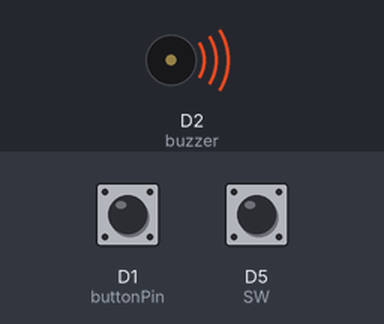
The sketch below on a simulated ESP8266 (NodeMCU). On the bench: buzzer (waves = sounding, pin HIGH). Inputs (shaded band) come from the test bench; at power-on: D1 (buttonPin) LOW, D5 (SW) LOW. WiFi joins after 1.5 s; servers stay silent unless stated; web services answer with replies made up by the test bench; not simulated (calls return 0 or success): WiFiClientSecureAxTLS.h; what the sketch prints to the serial monitor is not drawn.

Above: at 2.7 s.
2.8 s: D1 (buttonPin) pulled HIGH for 0.15 s
4.4 s: D1 (buttonPin) pulled HIGH for 1 s
At 5.6 s:
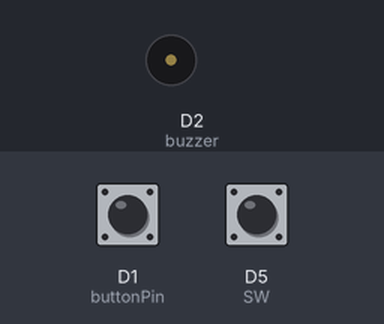
6.9 s: D5 (SW) pulled HIGH for 0.15 s
8.5 s: D1 (buttonPin) pulled HIGH for 3.2 s
At 8.9 s:
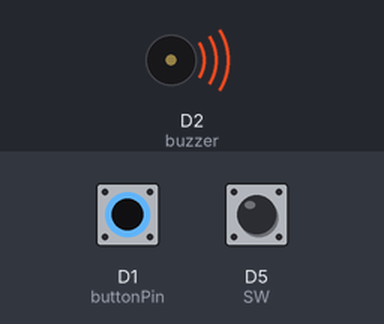
Timing chart, 0 to 11.5 s (numbered marks = the images above; inputs shaded):
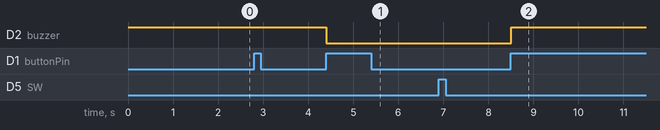

The sketch:

V1.ino
```cpp
void Line_Notify(String message) ;

#include <ESP8266WiFi.h>
#include <WiFiClientSecureAxTLS.h> // กรณีขึ้น Error ให้เอาบรรทัดนี้ออก

// Config connect WiFi
#define WIFI_SSID "TUTOR 2G"
#define WIFI_PASSWORD "kai5689!"

// Line config
#define LINE_TOKEN "mV6kaQtirRA5l4aN74mqFmvfyV3LUti4rZ1pEgom1AG"

#define SW D5
int buttonPin = D1;
int statusPush = 0;
int statusActive = 0;
int buzzer = D2;
int buttonState = 0;
int I = 0;

String message = "ตอนนี้ฉันอยู่ในสถานการณ์อันตรายช่วยติดต่อฉันกลับด้วย ที่เบอร์: 0649041117"; // ArduinoIDE เวอร์ชั่นใหม่ ๆ ใส่ภาษาไทยลงไปได้เลย

void setup() {
  pinMode(SW, INPUT);
  pinMode(buttonPin, INPUT);

  pinMode(buzzer, OUTPUT);
  Serial.begin(9600);
  digitalWrite(buzzer, HIGH);
  WiFi.mode(WIFI_STA);
  // connect to wifi.
  WiFi.begin(WIFI_SSID, WIFI_PASSWORD);
  Serial.print("connecting");

  while (WiFi.status() != WL_CONNECTED) {
    Serial.print(".");
    delay(500);
  }
  Serial.println();
  Serial.print("connected: ");
  Serial.println(WiFi.localIP());
}

void loop() {
  if (digitalRead(SW) == HIGH) {
    while(digitalRead(SW) == HIGH) delay(10);

    Serial.println("Enter !");
    Line_Notify(message);
    // Serial.println();
  }
  delay(10);


  buttonState = digitalRead(buttonPin);
if (I != buttonState ) {
I = buttonState;
if (buttonState == HIGH) {
 if (statusPush == 0) {
      statusPush = 1;

      Serial.println("-------------- Push ----------------");

      if (statusActive == 0) {
        statusActive = 1;
      }
      else if (statusActive == 1) {
        statusActive = 0;
      }
    }
}
else if (buttonState == LOW) {
    statusPush = 0;
  }

if (statusActive == 0) {
    digitalWrite(buzzer, LOW);
  }
  else if (statusActive == 1) {
    digitalWrite(buzzer, HIGH);
  }


}


}

void Line_Notify(String message) {
  axTLS::WiFiClientSecure client; // กรณีขึ้น Error ให้ลบ axTLS:: ข้างหน้าทิ้ง

  if (!client.connect("notify-api.line.me", 443)) {
    Serial.println("connection failed");
    return;
  }

  String req = "";
  req += "POST /api/notify HTTP/1.1\r\n";
  req += "Host: notify-api.line.me\r\n";
  req += "Authorization: Bearer " + String(LINE_TOKEN) + "\r\n";
  req += "Cache-Control: no-cache\r\n";
  req += "User-Agent: ESP8266\r\n";
  req += "Connection: close\r\n";
  req += "Content-Type: application/x-www-form-urlencoded\r\n";
  req += "Content-Length: " + String(String("message=" + message).length()) + "\r\n";
  req += "\r\n";
  req += "message=" + message;
  // Serial.println(req);
  client.print(req);

  delay(20);

  // Serial.println("-------------");
  while(client.connected()) {
    String line = client.readStringUntil('\n');
    if (line == "\r") {
      break;
    }
    //Serial.println(line);
  }
  // Serial.println("-------------");
}
```

Measured:
- after the input at 2.8 s, every drawn part: stays the same
- after the input at 4.4 s, D2 (buzzer): HIGH → LOW at once
- after the input at 6.9 s, every drawn part: stays the same
- after the input at 8.5 s, D2 (buzzer): LOW → HIGH at once
